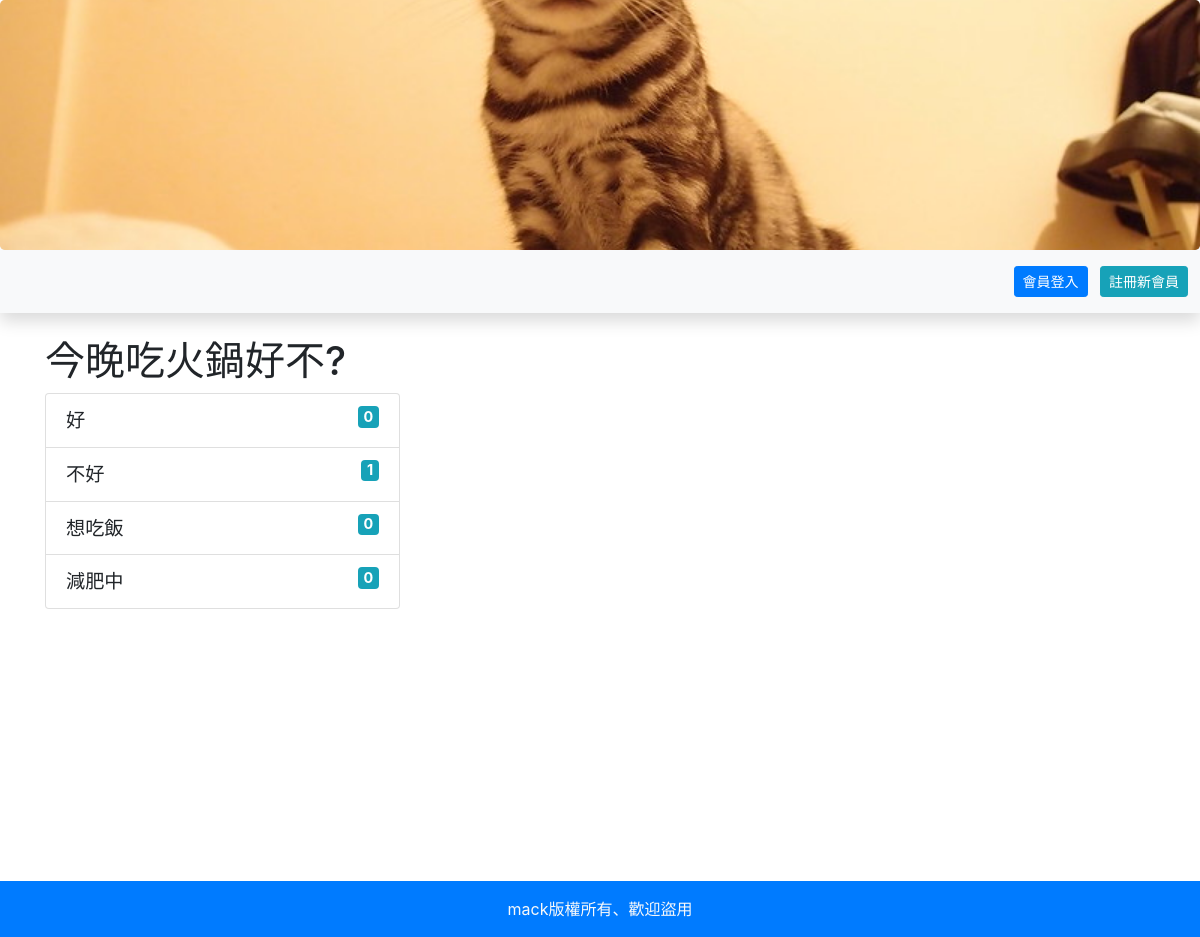
The page /?do=vote_result&id=6 on the database its author committed.
### tables this page shows
CREATE TABLE `ad` (
  `id` int(11) UNSIGNED NOT NULL,
  `name` varchar(64) NOT NULL,
  `sh` tinyint(1) UNSIGNED NOT NULL,
  `intro` varchar(64) DEFAULT NULL
);

CREATE TABLE `topics` (
  `id` int(11) UNSIGNED NOT NULL,
  `topic` varchar(128) NOT NULL
);

CREATE TABLE `options` (
  `id` int(11) UNSIGNED NOT NULL,
  `opt` varchar(128) NOT NULL,
  `count` int(11) UNSIGNED NOT NULL DEFAULT 0,
  `topic_id` int(11) UNSIGNED NOT NULL
);

### api/db.php (called while the page is built, shortened)
<?php
$dsn = "mysql:host=localhost;charset=utf8;dbname=mypolling";
$pdo = new PDO($dsn, 'root', '');
function all($table, ...$arg)
{
    global $pdo;
    $sql = "SELECT * FROM `$table` ";
    if (isset($arg[0])) {
        if (is_array($arg[0])) {
            foreach ($arg[0] as $key => $value) {
                $tmp[] = "`$key`='$value'";
            }
            $sql = $sql . "where " . implode(" AND ", $tmp);
        } else {
            $sql = $sql . $arg[0];
        }
    }
    $rows = $pdo->query($sql)->fetchAll(PDO::FETCH_ASSOC);
    return $rows;
}
function q($sql)
{
    global $pdo;
    return $pdo->query($sql)->fetchAll(PDO::FETCH_ASSOC);
}

### index.php (the view, shortened to what this page needs)
<?php include_once "./api/db.php";?>
<!DOCTYPE html>
<html lang="en">
<head>
    <link rel="stylesheet" href="https://stackpath.bootstrapcdn.com/bootstrap/4.1.1/css/bootstrap.min.css">
</head>
<body>
<div class="jumbotron p-0 mb-0" style="overflow:hidden;height:250px">
<a href="index.php">
<div id="carouselExampleSlidesOnly" class="carousel slide position-relative" data-ride="carousel">
  <div class="carousel-inner position-absolute" style="top:-250px">
  <?php
    $images=all('ad',['sh'=>1]);
    foreach($images as $key => $image){
      if($key==0){
        echo "<div class='carousel-item active'>";
      }else{
        echo "<div class='carousel-item'>";
      }
      echo "  <img class='d-block w-100' src='image/{$image['name']}' title='{$image['intro']}'>";
      echo "</div>";
    }
  ?>
  </div>
</div>
</a>
</div>
<nav class='bg-light shadow py-3 px-2 d-flex justify-content-between mb-4'>
<div>&nbsp;</div>
<?php
if(isset($_SESSION['user'])){
  echo "<span class='pr-5'>歡迎！{$_SESSION['user']}</span>";
?>
<div>
  <a class="btn btn-sm btn-primary mx-1" href="logout.php">登出</a>
</div>
<?php
}else{
?>
<div>
  <a class="btn btn-sm btn-primary mx-1" href="?do=login">會員登入</a>
  <a class="btn btn-sm btn-info mx-1" href="?do=reg">註冊新會員</a>
</div>
<?php
}
?>
</nav>
<div class="container">
<?php
$do=(isset($_GET['do']))?$_GET['do']:'show_vote_list';
$file="./frontend/".$do.".php";
if(file_exists($file)){
    include $file;
}else{
    include "./frontend/show_vote_list.php";
}
?>
</div>
<div class="p-3 text-center text-light bg-primary">mack版權所有、歡迎盜用</div>
</body>
</html>

### frontend/vote_result.php
<?php
$sql = "select *
    from `topics`,
        `options`
    where `topics`.`id`=`options`.`topic_id` AND
            `topics`.`id`='{$_GET['id']}'";
$rows = q($sql);
?>
<h1><?= $rows[0]['topic']; ?></h1>
<ol class="list-group col-md-4" style="font-size:1.2rem">
    <?php
    foreach ($rows as $row) {
        echo "<li class='list-group-item'>";
        echo "<span>{$row['opt']}</span>";
        echo "<span class='badge badge-info float-right'>{$row['count']}</span>";
        echo "</li>";
    }
    ?>
</ol>

### index.php (style rules this page uses)
.container { min-height: 544px; }

### rows shown on the page
ad: name (picture)
topics: topic "今晚吃火鍋好不?"
options: opt "好", count "0"
options: opt "不好", count "1"
options: opt "想吃飯", count "0"
options: opt "減肥中", count "0"
